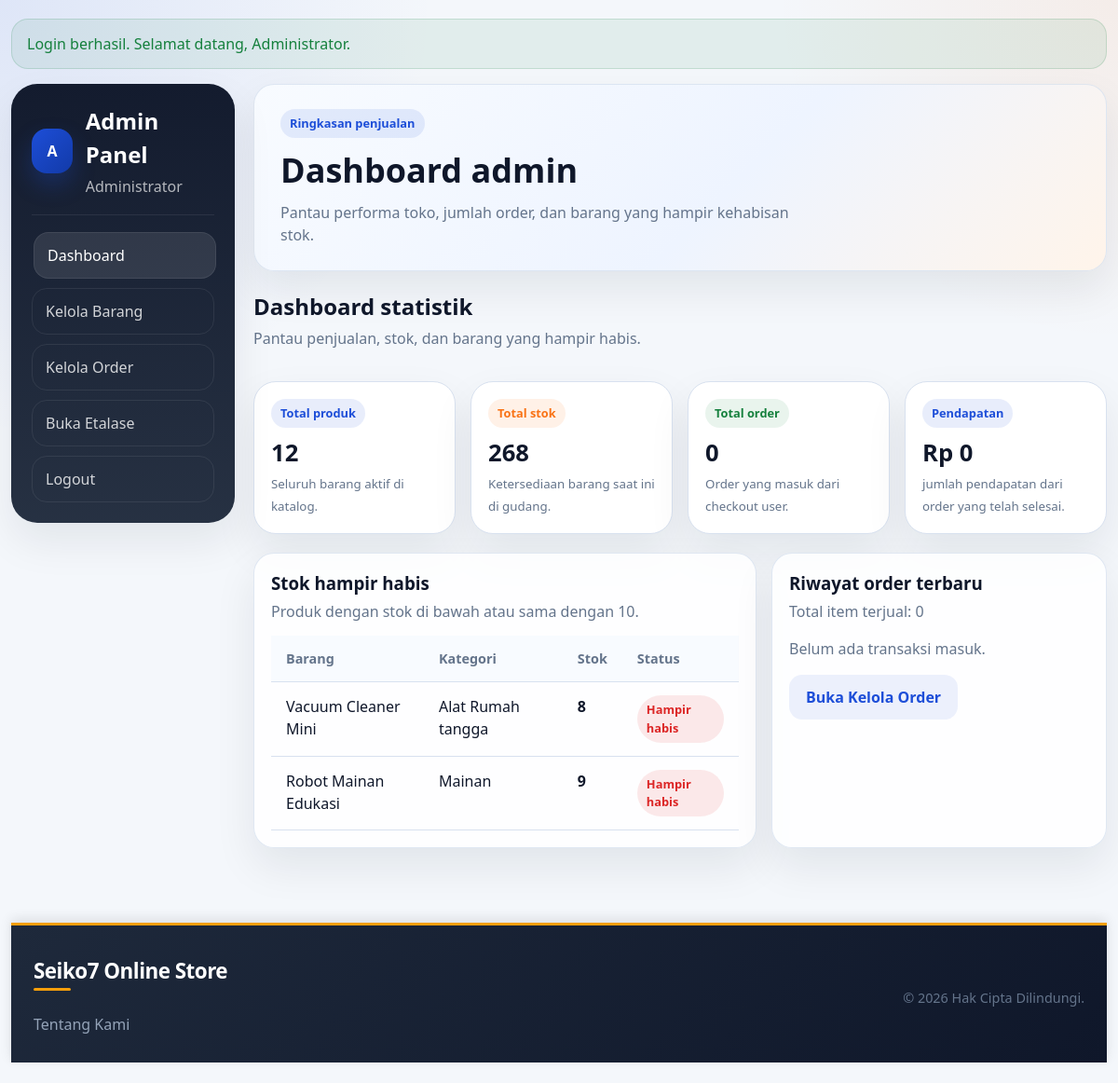
/admin/index.php (signed in), run on the app's committed database.
### tables this page shows
CREATE TABLE settings (
    setting_key VARCHAR(100) PRIMARY KEY,
    setting_value VARCHAR(255) NOT NULL
);

CREATE TABLE products (
    id INT AUTO_INCREMENT PRIMARY KEY,
    category_id INT NOT NULL,
    name VARCHAR(150) NOT NULL,
    slug VARCHAR(180) NOT NULL UNIQUE,
    description VARCHAR(255) NOT NULL,
    price DECIMAL(14,2) NOT NULL DEFAULT 0,
    stock INT NOT NULL DEFAULT 0,
    image VARCHAR(255) NOT NULL,
    is_promo TINYINT(1) NOT NULL DEFAULT 0,
    promo_percent TINYINT UNSIGNED NOT NULL DEFAULT 0,
    created_at TIMESTAMP DEFAULT CURRENT_TIMESTAMP,
    updated_at TIMESTAMP DEFAULT CURRENT_TIMESTAMP ON UPDATE CURRENT_TIMESTAMP,
    CONSTRAINT fk_products_category FOREIGN KEY (category_id) REFERENCES categories(id) ON DELETE RESTRICT ON UPDATE CASCADE
);

CREATE TABLE categories (
    id INT AUTO_INCREMENT PRIMARY KEY,
    name VARCHAR(100) NOT NULL UNIQUE,
    slug VARCHAR(120) NOT NULL UNIQUE
);

### app/functions.php (called while the page is built, shortened)
<?php
require_once __DIR__ . '/db.php';
function app_base_path(): string
{
    $script = str_replace('\\', '/', $_SERVER['SCRIPT_NAME'] ?? '');
    $base = rtrim(dirname($script), '/');
    foreach (['/admin', '/login'] as $suffix) {
        if (str_ends_with($base, $suffix)) {
            $base = substr($base, 0, -strlen($suffix));
            break;
        }
    }
    return $base === '/' ? '' : $base;
}
function url(string $path = ''): string
{
    $base = app_base_path();
    $path = ltrim($path, '/');
    return $base . '/' . $path;
}
function e(?string $value): string
{
    return htmlspecialchars((string) $value, ENT_QUOTES, 'UTF-8');
}
function flash(string $key, ?string $message = null): ?string
{
    if (!empty($_SESSION['flash'][$key])) {
        $message = $_SESSION['flash'][$key];
        return $message;
    }
    return null;
}
function format_currency(float|int|string $value): string
{
    return 'Rp ' . number_format((float) $value, 0, ',', '.');
}
function get_setting(string $key, mixed $default = null): mixed
{
    $stmt = db()->prepare('SELECT setting_value FROM settings WHERE setting_key = ?');
    $stmt->execute([$key]);
    $row = $stmt->fetch();
    return $row ? $row['setting_value'] : $default;
}
function low_stock_threshold(): int
{
    return (int) get_setting('low_stock_threshold', (string) APP_DEFAULT_LOW_STOCK_THRESHOLD);
}

### app/db.php (called while the page is built, shortened)
<?php
function db(): PDO
{
    static $pdo = null;
    if ($pdo instanceof PDO) {
        return $pdo;
    }
    $dsn = sprintf(
        'mysql:host=%s;dbname=%s;charset=%s',
        DB_HOST,
        DB_NAME,
        DB_CHARSET
    );
    $pdo = new PDO($dsn, DB_USER, DB_PASS, [
        PDO::ATTR_ERRMODE => PDO::ERRMODE_EXCEPTION,
        PDO::ATTR_DEFAULT_FETCH_MODE => PDO::FETCH_ASSOC,
        PDO::ATTR_EMULATE_PREPARES => false,
    ]);
    return $pdo;
}

### admin/index.php (the view, shortened to what this page needs)
<?php
$stats = [
    'total_products' => (int) db()->query('SELECT COUNT(*) AS total FROM products')->fetch()['total'],
    'total_stock' => (int) db()->query('SELECT COALESCE(SUM(stock), 0) AS total FROM products')->fetch()['total'],
    'total_orders' => (int) db()->query('SELECT COUNT(*) AS total FROM orders')->fetch()['total'],
    'total_revenue' => (float) db()->query("SELECT COALESCE(SUM(total_amount), 0) AS total FROM orders WHERE status = 'completed'")->fetch()['total'],
];
$soldItems = (int) db()->query("
    SELECT COALESCE(SUM(oi.qty), 0) AS total
    FROM order_items oi
    JOIN orders o ON o.id = oi.order_id
    WHERE o.status = 'completed'
")->fetch()['total'];
$recentOrders = db()->query("
    SELECT order_code, customer_name, total_amount, status, created_at
    FROM orders
    ORDER BY created_at DESC
    LIMIT 6
")->fetchAll();
$threshold = low_stock_threshold();
$lowStockStmt = db()->prepare("
    SELECT p.*, c.name AS category_name
    FROM products p
    JOIN categories c ON c.id = p.category_id
    WHERE p.stock <= ?
    ORDER BY p.stock ASC, p.name ASC
    LIMIT 10
");
$lowStockStmt->execute([$threshold]);
$lowStockProducts = $lowStockStmt->fetchAll();
require __DIR__ . '/../partials/header.php';
?>
<?php if ($message = flash('success')): ?>
    <div class="notice success"><?= e($message) ?></div>
<?php endif; ?>
<div class="admin-layout">
    <?php require __DIR__ . '/../partials/admin_sidebar.php'; ?>
    <section class="admin-main">
        <div class="admin-page-head card">
            <div>
                <span class="tag tag-primary">Ringkasan penjualan</span>
                <h1>Dashboard admin</h1>
                <p>Pantau performa toko, jumlah order, dan barang yang hampir kehabisan stok.</p>
            </div>
        </div>
        <div class="section-head">
            <div>
                <h2>Dashboard statistik</h2>
                <p>Pantau penjualan, stok, dan barang yang hampir habis.</p>
            </div>
        </div>
        <div class="stats-grid">
            <div class="stat-card">
                <span class="tag tag-primary">Total produk</span>
                <strong><?= $stats['total_products'] ?></strong>
                <small>Seluruh barang aktif di katalog.</small>
            </div>
            <div class="stat-card">
                <span class="tag tag-accent">Total stok</span>
                <strong><?= $stats['total_stock'] ?></strong>
                <small>Ketersediaan barang saat ini di gudang.</small>
            </div>
            <div class="stat-card">
                <span class="tag tag-success">Total order</span>
                <strong><?= $stats['total_orders'] ?></strong>
                <small>Order yang masuk dari checkout user.</small>
            </div>
            <div class="stat-card">
                <span class="tag tag-primary">Pendapatan</span>
                <strong><?= format_currency($stats['total_revenue']) ?></strong>
                <small>jumlah pendapatan dari order yang telah selesai.</small>
            </div>
        </div>
        <div class="dashboard-grid">
            <div class="card panel">
                <div class="section-head">
                    <div>
                        <h3>Stok hampir habis</h3>
                        <p>Produk dengan stok di bawah atau sama dengan <?= (int) $threshold ?>.</p>
                    </div>
                </div>
                <?php if (!$lowStockProducts): ?>
                    <p class="muted">Tidak ada produk yang masuk kategori stok hampir habis saat ini.</p>
                <?php else: ?>
                    <div class="table-wrap">
                        <table>
                            <thead>
                                <tr>
                                    <th>Barang</th>
                                    <th>Kategori</th>
                                    <th>Stok</th>
                                    <th>Status</th>
                                </tr>
                            </thead>
                            <tbody>
                                <?php foreach ($lowStockProducts as $product): ?>
                                    <tr>
                                        <td><?= e($product['name']) ?></td>
                                        <td><?= e($product['category_name']) ?></td>
                                        <td><strong><?= (int) $product['stock'] ?></strong></td>
                                        <td>
                                            <span class="tag tag-danger">
                                                <?= (int) $product['stock'] === 0 ? 'Habis' : 'Hampir habis' ?>
                                            </span>
                                        </td>
                                    </tr>
                                <?php endforeach; ?>
                            </tbody>
                        </table>
                    </div>
                <?php endif; ?>
            </div>
            <div class="card panel">
                <div class="section-head">
                    <div>
                        <h3>Riwayat order terbaru</h3>
                        <p>Total item terjual: <?= $soldItems ?></p>
                    </div>
                </div>
                <?php if (!$recentOrders): ?>
                    <p class="muted">Belum ada transaksi masuk.</p>
                <?php endif; ?>
                <div style="margin-top:16px">
                    <a class="btn btn-soft" href="<?= url('admin/orders.php') ?>">Buka Kelola Order</a>
                </div>
            </div>
        </div>
    </section>
</div>
<?php require __DIR__ . '/../partials/footer.php'; ?>

### assets/css/style.css (style rules this page uses)
:root { --bg: #f4f7fb; --surface: #ffffff; --surface-soft: #eef3fb; --text: #0f172a; --muted: #64748b; --primary: #1d4ed8; --primary-dark: #123aa8; --accent: #f97316; --accent-soft: #fff1e7; --border: #d8e1ef; --success: #15803d; --danger: #dc2626; --shadow: 0 20px 45px rgba(15, 23, 42, 0.08); --radius: 22px; --radius-sm: 14px; }
* { box-sizing: border-box; }
html, body { margin: 0; padding: 0; }
body { background: radial-gradient(circle at top left, rgba(29,78,216,.10), transparent 28%), radial-gradient(circle at top right, rgba(249,115,22,.08), transparent 22%), var(--bg); color: var(--text); font-family: "Poppins", "Segoe UI", sans-serif; line-height: 1.5; }
a { color: inherit; text-decoration: none; }
.btn { border: none; border-radius: 14px; padding: 12px 18px; font-weight: 700; cursor: pointer; display: inline-flex; gap: 8px; align-items: center; justify-content: center; }
.btn-soft { background: rgba(29,78,216,.08); color: var(--primary); }
.section-head { display: flex; justify-content: space-between; align-items: end; gap: 14px; flex-wrap: wrap; margin-bottom: 14px; }
.section-head h2, .section-head h3 { margin: 0; }
.section-head p { margin: 4px 0 0; color: var(--muted); }
.card { background: rgba(255,255,255,.84); border: 1px solid rgba(216,225,239,.8); box-shadow: var(--shadow); border-radius: var(--radius); }
.filters, .panel { padding: 18px; }
.promo-grid, .product-grid, .stats-grid, .mini-grid, .dashboard-grid { display: grid; gap: 16px; }
.stats-grid { grid-template-columns: repeat(4, minmax(0, 1fr)); }
.dashboard-grid { grid-template-columns: 1.35fr .9fr; }
.product-card, .promo-card, .stat-card, .mini-card, .table-card { background: var(--surface); border-radius: 24px; border: 1px solid var(--border); box-shadow: var(--shadow); }
.tag { display: inline-flex; align-items: center; padding: 6px 10px; border-radius: 999px; font-size: .8rem; font-weight: 700; }
.tag-primary { background: rgba(29,78,216,.1); color: var(--primary); }
.tag-accent { background: var(--accent-soft); color: var(--accent); }
.tag-success { background: rgba(21,128,61,.09); color: var(--success); }
.tag-danger { background: rgba(220,38,38,.1); color: var(--danger); }
.muted { color: var(--muted); }
.table-wrap { overflow-x: auto; }
table { width: 100%; border-collapse: collapse; }
th, td { padding: 14px 16px; text-align: left; border-bottom: 1px solid var(--border); vertical-align: top; }
th { background: #f8fbff; color: var(--muted); font-size: .9rem; }
.notice { padding: 14px 16px; border-radius: 18px; margin-bottom: 16px; border: 1px solid transparent; }
.notice.success { background: rgba(21,128,61,.08); color: var(--success); border-color: rgba(21,128,61,.16); }
.admin-layout { display: grid; grid-template-columns: 240px 1fr; gap: 20px; }
.admin-main { display: grid; gap: 20px; }
.admin-page-head { padding: 26px 28px; background: linear-gradient(135deg, #f8fbff 0%, #eef4ff 56%, #fff4ea 100%); }
.admin-page-head h1 { margin: 8px 0 6px; font-size: clamp(1.8rem, 3vw, 2.4rem); }
.admin-page-head p { margin: 0; color: var(--muted); max-width: 64ch; }
.stat-card { padding: 18px; }
.stat-card strong { display: block; font-size: 1.6rem; margin-top: 8px; }
.stat-card small { color: var(--muted); }

### data on the page
settings: setting_value "10"
products: name "Vacuum Cleaner Mini", category.name "Alat Rumah tangga", stock "8", shows "Hampir habis"
products: name "Robot Mainan Edukasi", category.name "Mainan", stock "9", shows "Hampir habis"

### other printed values
$message "Login berhasil. Selamat datang, Administrator."
$_SESSION['admin_name'] "Administrator"
$stats['total_products'] "12"
$stats['total_stock'] "268"
$stats['total_orders'] "0"
format_currency($stats['total_revenue']) "Rp 0"
$soldItems "0"
APP_NAME "Seiko7 Online Store"
